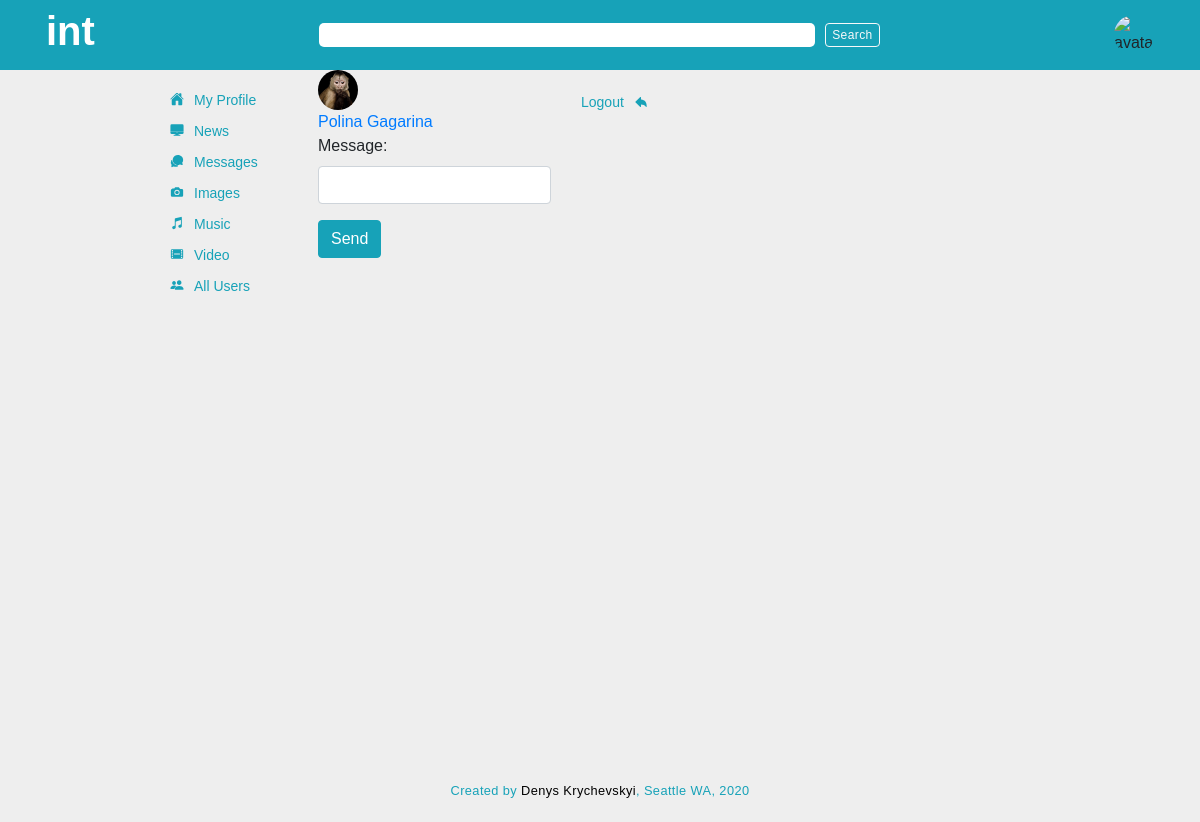
/send_to/7 (signed in), run on the app's committed database.
### app_one/models.py (models this page shows, shortened)
class User(models.Model):
    first_name = models.CharField(max_length = 255)
    last_name = models.CharField(max_length = 255)
    nickname = 	models.CharField(max_length = 50, blank=True, null = True)
    initials = 	models.CharField(max_length = 10, blank=True, null = True)
    birth_date = models.DateTimeField()
    avatar = models.ImageField(upload_to='avatars', default=None, blank=True, null = True)	#upload to avatars is a directory inside media directory, it will go like media/avatars
    email = models.TextField()
    has_message = models.IntegerField(default=0)
    phone_num = models.IntegerField(blank=True, null = True)
    about = models.TextField(blank=True, null = True)
    password = models.TextField()
    location = models.CharField(max_length = 255, blank=True, null = True)
    created_at = models.DateTimeField(auto_now_add = True)
    updated_at = models.DateTimeField(auto_now = True)
    objects = UserManager()

### app_one/views.py (the view, shortened to what this page needs)
# urls.py: path('send_to/<int:user_id>', views.send_message),
def send_message(request, user_id):
    receiver = User.objects.get(id = user_id)
    sender = User.objects.get(id = request.session['user_id'])
    if request.method == "GET":
        context = {
            'receiver': receiver,
            'sender': sender
        }
        return render(request, 'send_message.html', context)

### app_one/templates/send_message.html (shortened to what this page needs)
{% load embed_video_tags %}
<!DOCTYPE html>
<html lang="en">
<head>
    {% include 'head.html' %}
</head>
<body>
    <div class="outer_container">
        {% include 'search.html' %}
        <div class="inner_container">
            <div class="inner">
                {% include 'navbar.html' %}
                <div class="message_container">
                    <div class="post_header">
                        <div class="avatar">
                            <a href="/user/{{ receiver.id }}/profile" ><img src="{{ MEDIA_URL }}{{ receiver.avatar }}" alt="{{ post.poster.first_name}}'s avatar"></a>
                        </div>
                        <div class="poster">
                            <a href="/user/{{ receiver.id }}/profile" class="poster_name">{{ receiver.first_name }} {{ receiver.last_name }}</a>
                        </div>
                    </div>
                    <form action="/send_to/{{receiver.id}}" method="post">
                        <div class="form-group">
                            <label for="content">Message:</label>
                            <input type="text" name="content" class="form-control" id="content">
                        </div>
                        <button class="mybutton btn btn-info">Send</button>
                    </form>
                </div>
                {% include 'sidebar.html' %}
            </div>
        </div>
    {% include 'footer.html' %}
    </div>
</body>
</html>

### app_one/static/css/style.css (style rules this page uses)
* { margin: 0; padding: 0; -webkit-box-sizing: border-box; box-sizing: border-box; font-family: Arial, Helvetica, sans-serif; }
.outer_container { width: 100%; height: 100%; min-height: 92vh; background-color: #eeeeee; }
.inner_container { width: 1000px; margin: auto; padding-left: 60px; min-height: 86vh; }
.inner_container .inner { display: -webkit-box; display: -ms-flexbox; display: flex; width: 700px; height: 100%; }
.hydrated { visibility: inherit; margin-bottom: -2px; }
.avatar a img { width: 40px; height: 40px; border-radius: 50%; -o-object-fit: cover; object-fit: cover; }

### data on the page
User: avatar (picture), first_name "Polina", last_name "Gagarina"
